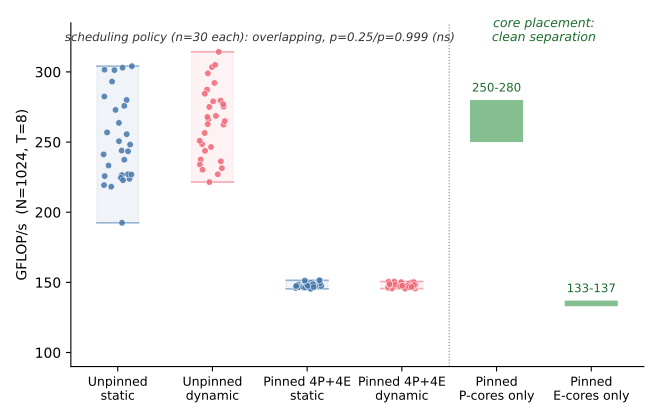

Reproduce this figure in Python.
"""
Backs paper/main.tex Section 5. The four scattered groups are the
n=30 dataset from revalidation/n30_rerun_2026-10-12/; the P/E-only
range bars are the original n=5 data (not re-measured at n=30).
"""
import csv
import matplotlib.pyplot as plt
import numpy as np

def _load(fn):
    with open(fn, encoding='utf-8-sig') as f:
        return [float(row['gflops']) for row in csv.DictReader(f)]

_base = "../../revalidation/n30_rerun_2026-10-12/"
unpinned_static = _load(_base + "cond1_unpinned_static.csv")
unpinned_dynamic = _load(_base + "cond2_unpinned_dynamic.csv")
mixed_static = _load(_base + "cond3_mixed_PE_static.csv")
mixed_dynamic = _load(_base + "cond4_mixed_PE_dynamic.csv")

# Ranges only (Section 5.3 reports a range, not individual repeats here).
p_cores_range = (250, 280)
e_cores_range = (133, 137)

fig, ax = plt.subplots(figsize=(6.6, 4.2))

rng = np.random.default_rng(0)
groups = [
    ("Unpinned\nstatic", unpinned_static, "#4477AA"),
    ("Unpinned\ndynamic", unpinned_dynamic, "#EE6677"),
    ("Pinned 4P+4E\nstatic", mixed_static, "#4477AA"),
    ("Pinned 4P+4E\ndynamic", mixed_dynamic, "#EE6677"),
]

positions = list(range(len(groups)))
for pos, (label, values, color) in zip(positions, groups):
    jitter = rng.uniform(-0.15, 0.15, size=len(values))
    ax.scatter([pos + j for j in jitter], values, color=color, s=22,
               zorder=3, edgecolor="white", linewidth=0.4, alpha=0.85)
    lo, hi = min(values), max(values)
    ax.plot([pos - 0.22, pos + 0.22], [lo, lo], color=color, lw=1.2, alpha=0.5)
    ax.plot([pos - 0.22, pos + 0.22], [hi, hi], color=color, lw=1.2, alpha=0.5)
    ax.fill_between([pos - 0.22, pos + 0.22], lo, hi, color=color, alpha=0.08)

# Core-placement range bars (policy-independent; range only, not individual repeats).
for pos_label, (lo, hi) in [(4, p_cores_range), (5, e_cores_range)]:
    ax.add_patch(plt.Rectangle((pos_label - 0.28, lo), 0.56, hi - lo,
                                facecolor="#228833", alpha=0.55, zorder=2))
    ax.text(pos_label, hi + 6, f"{lo}-{hi}", ha="center", fontsize=8.5, color="#1b6b2c")

positions += [4, 5]
labels = [g[0] for g in groups] + ["Pinned\nP-cores only", "Pinned\nE-cores only"]
ax.set_xticks(positions)
ax.set_xticklabels(labels, fontsize=9)
ax.set_ylabel("GFLOP/s  (N=1024, T=8)")
ax.set_ylim(90, 335)
ax.axvline(3.5, color="gray", lw=0.8, linestyle=":")
ax.text(1.5, 322, "scheduling policy (n=30 each): overlapping, p=0.25/p=0.999 (ns)",
        ha="center", fontsize=8.5, style="italic", color="#333333")
ax.text(4.5, 322, "core placement:\nclean separation",
        ha="center", fontsize=9, style="italic", color="#1b6b2c")
ax.spines[["top", "right"]].set_visible(False)
fig.tight_layout()
fig.savefig("fig_measurement_bias.pdf")
print("wrote fig_measurement_bias.pdf")
